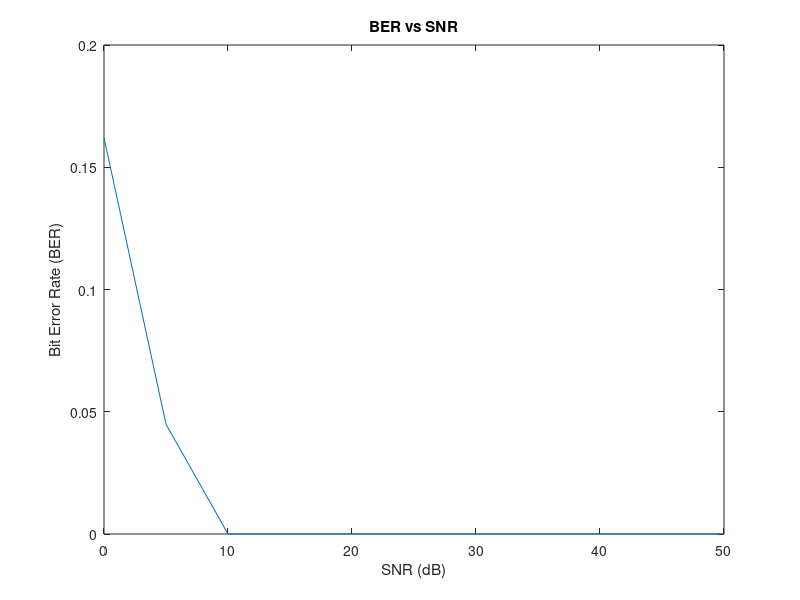

This figure's MATLAB source:
close all; 
clear workspace;
clc;

%---------------Define Declaration---------------%
%Num of bits = 1024 (given)
nBits = 1024;

%Generating random binary digits
Data = randi([0 1],1,nBits);
%Converting to +1 and -1
Signal = 2 .* (Data - 0.5);

%Generating noise with mean = 0 and variance = 1
Noise = randn(1,nBits);

%Fixing SNR value to 10 dB
SNR = 0:5:50;
%Creating a result array to store error for each value of SNR
Result = zeros([1 11]);
%Current index to track result
index = 1;

%Looping over the different values of SNR
for i = 1:length(SNR)
    currSNR = SNR(i);
    
    %SNR = 10log(S/N), where S = Signal Power, N = Noise Power
    %Signal has unit power -> S = 1
    %Therefore, using above equation, N = 0.1
    noisePower = 0.1.^(currSNR/10);
    %Adjusting Noise based on the SNR value
    Noise = sqrt(noisePower) .* Noise;
    
    %Calculating the received signal
    Received = Signal + Noise;
    
    %Fixing a threshold value for the received signal
    Threshold = 0;

    %Calculating the output based on the threshold level
    Output = zeros(1,nBits);
    for k = 1 : nBits
        if Received(k) > Threshold
            Output(k) = 1;
        else
            Output(k) = 0;
        end
    end
    
    %Computing the total number of errors
    Error = 0;
    for k = 1 : nBits
        if Output(k) ~= Data(k) 
            Error = Error + 1;
        end
    end
    
    %Calculating the bit error rate
    % BER = (Total errors)/(Number of bits)
    BER = double(Error)/double(nBits);
    Result(index) = BER;
    index = index + 1;
end

plot(SNR,Result)
ylabel('Bit Error Rate (BER)');
xlabel('SNR (dB)');
title("BER vs SNR");
